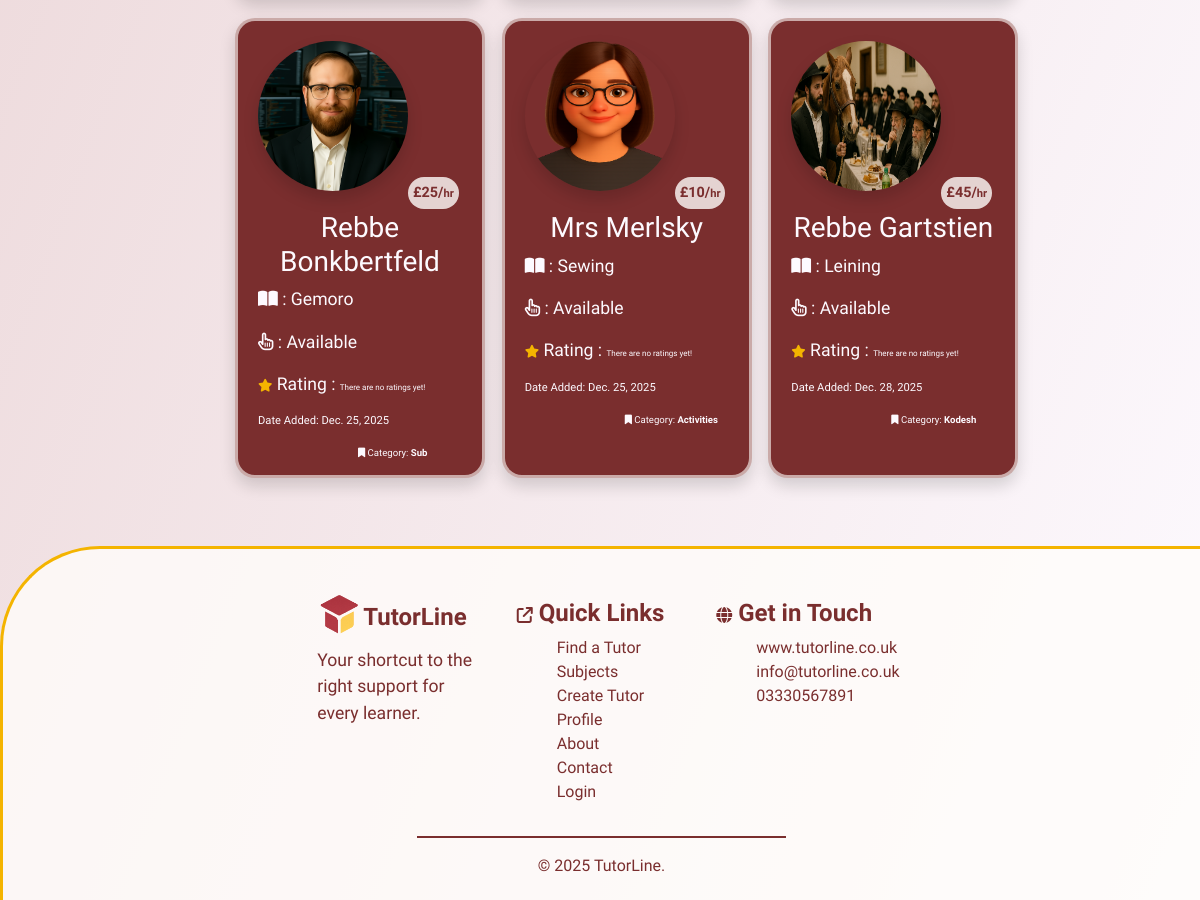
The page /tutors/ (lower part) on the database as committed earlier.
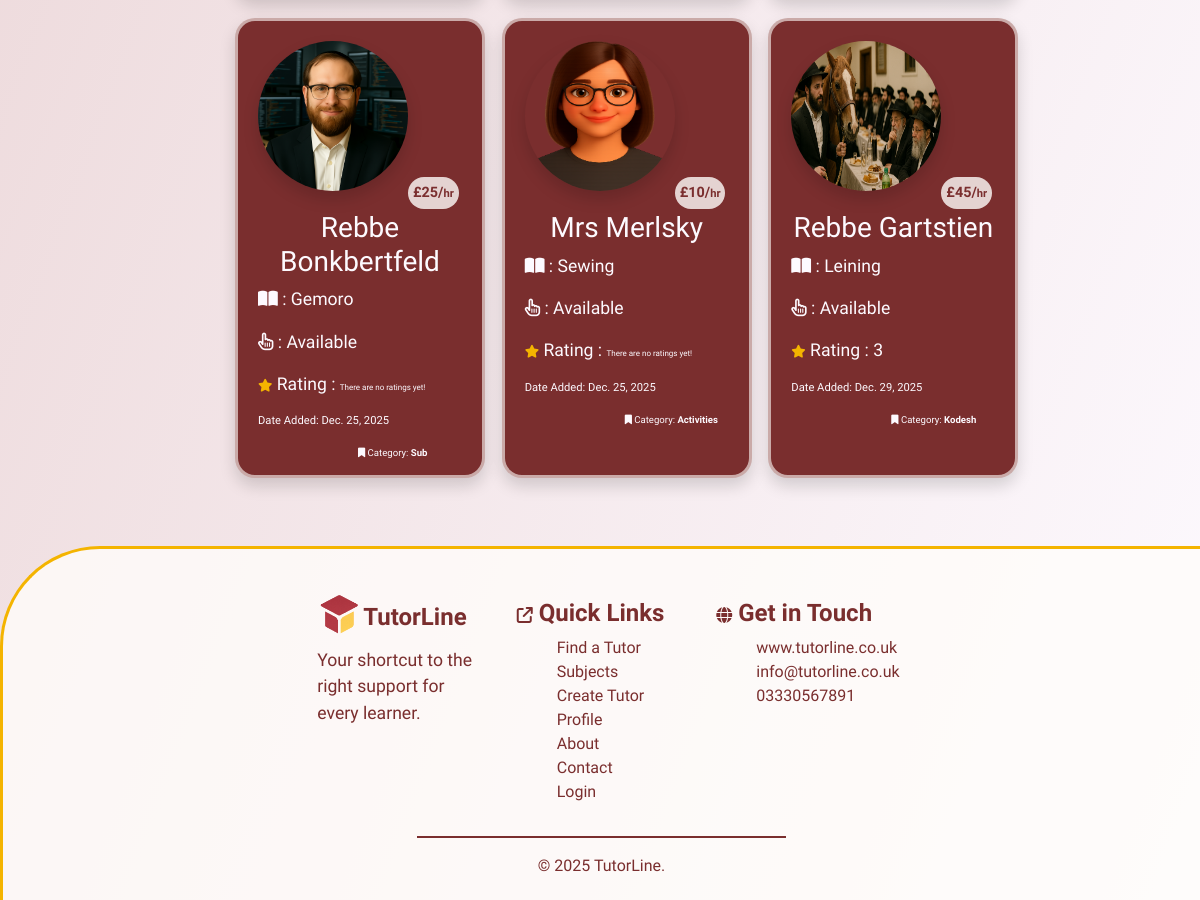
The same page on the database as committed later.
### tutors/models.py (models this page shows)
class Tutors(models.Model):
    class Meta:
        verbose_name_plural = "Tutors"
    name = models.CharField(max_length=254)
    location = models.ForeignKey('Location', null=True, blank=True,
                                 on_delete=models.SET_NULL)
    category = models.ForeignKey('Category', null=True, blank=True,
                                 on_delete=models.SET_NULL)
    date_added = models.DateField(auto_now=True)
    subject = models.CharField(max_length=254)
    price = models.IntegerField()
    active = models.BooleanField(default=True)
    description = models.TextField()
    email = models.EmailField()
    phone = models.CharField(max_length=14)
    rating = models.IntegerField(default=0)
    image = models.ImageField(blank=True, null=True)
    is_male = models.BooleanField()
    color_1 = models.IntegerField(default=rand)
    color_2 = models.IntegerField(default=rand)
    color_3 = models.IntegerField(default=rand)
    def __str__(self):
        return self.name

class Category(models.Model):
    class Meta:
        verbose_name_plural = "Categories"
    name = models.CharField(max_length=254)
    def __str__(self):
        return self.name

### tutors/views.py (the view)
# urls.py: path('tutors/', include('tutors.urls'))
def tutors(request):
    tutors = Tutors.objects.all()
    query = None
    sort = request.GET.get('sort')
    if request.GET:
        if 'q' in request.GET:
            query = request.GET['q']
            queries = Q(name__icontains=query) | Q(subject__icontains=query) | Q(category__name__icontains=query) | Q(location__name__icontains=query)
            tutors = tutors.filter(queries)
    rating_none = tutors.filter(rating=0)
    print(rating_none)
    if sort == "price_low":
        tutors = tutors.order_by('price')
    elif sort == "price_high":
        tutors = tutors.order_by('-price')
    elif sort == "most_recent":
        tutors = tutors.order_by('-date_added')
    elif sort == "highest_rating":
        tutors = tutors.filter(rating__gt=0).order_by('-rating')
    context = {
                'tutors': tutors,
                'search': query,
                }
    return render(request, 'tutors/tutors.html', context)

### tutors/templates/tutors/tutors.html (shortened to what this page needs)
{% extends "base.html" %}
{% load static %}
{% block extracss%}
<link rel="stylesheet" href="{% static 'css/tutors.css' %}">
{% endblock %}
{% block content %}
    <section class="mt-5">
        <div class="container-fluid">
            <div class="row mt-3">
                <div class="col-1 col-md-2"></div>
                <div class="col-10 col-md-8">
                    <div class="row">
                        {% for tutor in tutors %}
                        <div class="col-12 col-md-6 col-lg-4">
                            <a href="{% url 'tutor_details' tutor.id %}">
                                <div class="tutor-card shadow">
                                    {% if tutor.is_male == True %}
                                    {% if tutor.image %}
                                    <img src="{{ tutor.image.url }}" class="image shadow" alt="{{ tutor.name }}">
                                    {% else %}
                                    <img src="/media/placeholder_male2.png" class="image shadow" alt="{{ tutor.name }}">
                                    {% endif %}
                                    {% else %}
                                    <img src="/media/placeholder_female.png" class="image shadow" alt="{{ tutor.name }}">
                                    {% endif %}
                                    <p class="price-stamp">£{{ tutor.price }}/<span class="per-hr">hr</span></p>
                                    <div class="details">
                                        <h3>{{ tutor.name }}</h3>
                                        <p><i class="fa-solid fa-book-open"></i> : {{ tutor.subject }}</p>
                                        <p>
                                            <i class="fa-regular fa-hand-pointer"></i>
                                             : {% if tutor.active == True %}Available{% else %}Unavailable{% endif %}
                                        </p>
                                        <p>
                                            <i class="fa-solid fa-star stars"></i> Rating : {% if tutor.rating == 0 %} <span class="no-rating">There are no ratings yet!</span>{% else %}{{ tutor.rating }}{% endif %}
                                        </p>
                                        <p class="date-tag">Date Added: {{ tutor.date_added }}</p>
                                        <p class="category-tag"><i class="fa-solid fa-bookmark"></i> Category: <strong>{{ tutor.category }}</strong></p>
                                    </div>
                                </div>
                            </a>
                        </div>
                        {% endfor %}
                    </div>
                </div>
                <div class="col-1 col-md-2"></div>
            </div>
        </div>
    </section>
{% endblock %}

Rows that differ between the two databases and show on the page:
changed Tutors "Rebbe Gartstien": rating (not shown) → "3"; date_added "Dec. 28, 2025" → "Dec. 29, 2025"; no longer shows "There are no ratings yet!"
